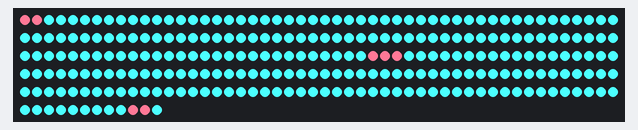
This sketch was run on a simulated Arduino Uno, built with avr-gcc and run on an emulated ATmega328P. On the bench: 262 RGB LEDs in strip order, left to right, continuing on the next row.

Above: at 0.18 s.
At 1.95 s:
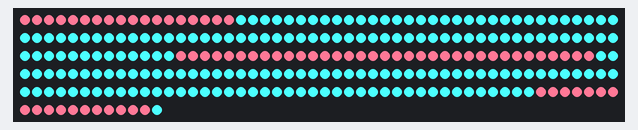
At 3.71 s:
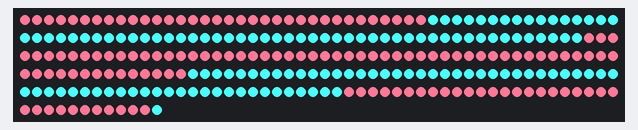
At 5.48 s:
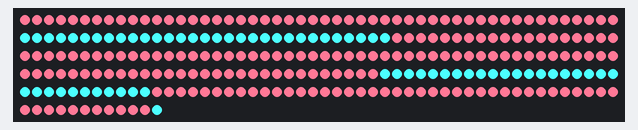
At 7.2 s:
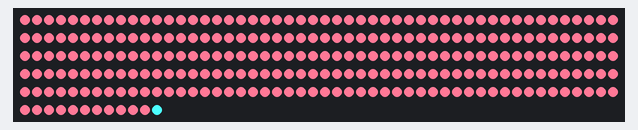

The sketch:

LED_Pants.ino
```cpp
#include <Adafruit_NeoPixel.h>

// Which pin on the Arduino is connected to the NeoPixels?
// On a Trinket or Gemma we suggest changing this to 1:
#define LED_PIN    5

// How many NeoPixels are attached to the Arduino?
#define LED_COUNT 262

// Declare our NeoPixel strip object:
Adafruit_NeoPixel strip(LED_COUNT, LED_PIN, NEO_GRB + NEO_KHZ800);

void setup() {
  // put your setup code here, to run once:

  strip.begin();
  strip.show();
  strip.setBrightness(255);
}

void loop() {
  // put your main code here, to run repeatedly:
  //colorWipe(strip.Color(255,   0,   0), 50);
  // colorFade(100);
  // pulse(strip.Color(255,0,0), 50);
  // lightFade(strip.Color(255,255,0), 10);
  chase(strip.Color(75, 255, 255), strip.Color(255, 120, 150), 10);


}

void lightFade(uint32_t color, int time) {
  for(int i = 0; i<255;i++){
    strip.fill(color);
    strip.setBrightness(i);
    strip.show();
    //delay(time);
  }
}

  void pulse(uint32_t color, int count){
    for(int i = 0; i < count; i++){
      if(i%2==0){
        strip.fill(color);
      } else{
        strip.fill(strip.Color(0,0,0));
      }
      strip.show();
      delay(100);
    }
  }

void colorWipe(uint32_t color, int wait) {
  for(int i=0; i<strip.numPixels(); i++) { // For each pixel in strip...
    strip.setPixelColor(i, color);         //  Set pixel's color (in RAM)
    strip.show();                          //  Update strip to match
    delay(wait);                           //  Pause for a moment
  }
}

void colorFade(int time){
  for(int i = 0; i < 65535; i+=500){
    strip.fill(strip.ColorHSV(i,255,255));
    strip.show();
    delay(time);
  }
}

void chase(uint32_t c, uint32_t c2, int length){
  strip.fill(c);
  int max = strip.numPixels()/4;
  for(int i = 0; i < max + length; i++){
    strip.setPixelColor(i, c2);
    // strip.fill(c2, i+1, i+length);

    strip.setPixelColor(max*2 - i, c2);
    // strip.fill(c2, i+1+ max, i+length+ max);

    strip.setPixelColor(i + max*2, c2);
    // strip.fill(c2, i+1+ max*2, i+length+ max*2);

    strip.setPixelColor(max*4 - i, c2);
    // strip.fill(c2, i+1+ max*3, i+length+ max*3);

    strip.show();
    delay(100);
  }
}


int getCellNumber(int row, int col) {
  return row % 2 == 0 ? 8 * row + col : 8 * row + (7-col);
}
```

Measured:
- by itself, everything shown: repeats every 8.3 s, in 66 steps
- what the display in image 4 shows lasts 1.1 s, from 7.2 s to 8.3 s
